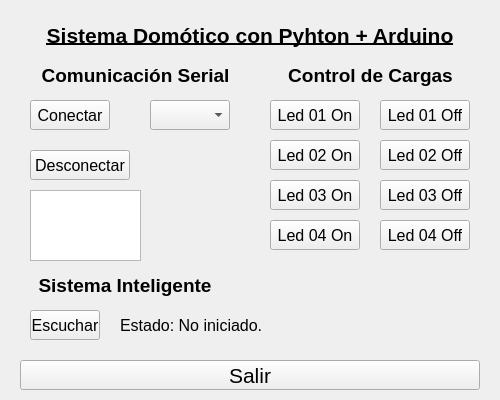
<?xml version="1.0" encoding="UTF-8"?>
<ui version="4.0">
 <class>SisDomArduino</class>
 <widget class="QWidget" name="SisDomArduino">
  <property name="geometry">
   <rect>
    <x>0</x>
    <y>0</y>
    <width>500</width>
    <height>400</height>
   </rect>
  </property>
  <property name="font">
   <font>
    <weight>50</weight>
    <bold>false</bold>
   </font>
  </property>
  <property name="windowTitle">
   <string notr="true">Sistema Domótico</string>
  </property>
  <property name="toolTip">
   <string notr="true"/>
  </property>
  <property name="statusTip">
   <string notr="true"/>
  </property>
  <property name="whatsThis">
   <string notr="true"/>
  </property>
  <property name="accessibleName">
   <string notr="true"/>
  </property>
  <property name="accessibleDescription">
   <string notr="true"/>
  </property>
  <property name="locale">
   <locale language="Spanish" country="Peru"/>
  </property>
  <property name="windowFilePath">
   <string notr="true"/>
  </property>
  <widget class="QPushButton" name="bConect">
   <property name="geometry">
    <rect>
     <x>30</x>
     <y>100</y>
     <width>80</width>
     <height>30</height>
    </rect>
   </property>
   <property name="font">
    <font>
     <pointsize>12</pointsize>
     <weight>50</weight>
     <bold>false</bold>
    </font>
   </property>
   <property name="toolTip">
    <string notr="true">Conectar</string>
   </property>
   <property name="statusTip">
    <string notr="true"/>
   </property>
   <property name="whatsThis">
    <string notr="true"/>
   </property>
   <property name="accessibleName">
    <string notr="true"/>
   </property>
   <property name="accessibleDescription">
    <string notr="true"/>
   </property>
   <property name="locale">
    <locale language="Spanish" country="Peru"/>
   </property>
   <property name="text">
    <string notr="true">Conectar</string>
   </property>
  </widget>
  <widget class="QPushButton" name="bLed1On">
   <property name="geometry">
    <rect>
     <x>270</x>
     <y>100</y>
     <width>90</width>
     <height>30</height>
    </rect>
   </property>
   <property name="font">
    <font>
     <family>Arial</family>
     <pointsize>12</pointsize>
     <weight>50</weight>
     <bold>false</bold>
    </font>
   </property>
   <property name="toolTip">
    <string notr="true">Encender Led 01</string>
   </property>
   <property name="statusTip">
    <string notr="true"/>
   </property>
   <property name="whatsThis">
    <string notr="true"/>
   </property>
   <property name="accessibleName">
    <string notr="true"/>
   </property>
   <property name="accessibleDescription">
    <string notr="true"/>
   </property>
   <property name="locale">
    <locale language="Spanish" country="Peru"/>
   </property>
   <property name="text">
    <string notr="true">Led 01 On</string>
   </property>
  </widget>
  <widget class="QPushButton" name="bEscuchar">
   <property name="geometry">
    <rect>
     <x>30</x>
     <y>310</y>
     <width>70</width>
     <height>30</height>
    </rect>
   </property>
   <property name="font">
    <font>
     <pointsize>12</pointsize>
     <weight>50</weight>
     <bold>false</bold>
    </font>
   </property>
   <property name="toolTip">
    <string notr="true">Activar micrófono</string>
   </property>
   <property name="statusTip">
    <string notr="true"/>
   </property>
   <property name="whatsThis">
    <string notr="true"/>
   </property>
   <property name="accessibleName">
    <string notr="true"/>
   </property>
   <property name="accessibleDescription">
    <string notr="true"/>
   </property>
   <property name="locale">
    <locale language="Spanish" country="Peru"/>
   </property>
   <property name="text">
    <string notr="true">Escuchar</string>
   </property>
  </widget>
  <widget class="QPushButton" name="bSalir">
   <property name="geometry">
    <rect>
     <x>20</x>
     <y>360</y>
     <width>460</width>
     <height>30</height>
    </rect>
   </property>
   <property name="font">
    <font>
     <pointsize>16</pointsize>
     <weight>50</weight>
     <bold>false</bold>
    </font>
   </property>
   <property name="toolTip">
    <string notr="true">Desconecta y Cierra la aplicación</string>
   </property>
   <property name="statusTip">
    <string notr="true"/>
   </property>
   <property name="whatsThis">
    <string notr="true"/>
   </property>
   <property name="accessibleName">
    <string notr="true"/>
   </property>
   <property name="accessibleDescription">
    <string notr="true"/>
   </property>
   <property name="locale">
    <locale language="Spanish" country="Peru"/>
   </property>
   <property name="text">
    <string notr="true">Salir</string>
   </property>
   <property name="shortcut">
    <string>Ctrl+W</string>
   </property>
  </widget>
  <widget class="QLabel" name="titulo01">
   <property name="geometry">
    <rect>
     <x>40</x>
     <y>20</y>
     <width>420</width>
     <height>30</height>
    </rect>
   </property>
   <property name="font">
    <font>
     <family>Arial</family>
     <pointsize>16</pointsize>
     <weight>75</weight>
     <bold>true</bold>
     <underline>true</underline>
    </font>
   </property>
   <property name="toolTip">
    <string notr="true"/>
   </property>
   <property name="whatsThis">
    <string notr="true"/>
   </property>
   <property name="accessibleName">
    <string notr="true"/>
   </property>
   <property name="accessibleDescription">
    <string notr="true"/>
   </property>
   <property name="locale">
    <locale language="Spanish" country="Peru"/>
   </property>
   <property name="text">
    <string notr="true">Sistema Domótico con Pyhton + Arduino</string>
   </property>
   <property name="alignment">
    <set>Qt::AlignCenter</set>
   </property>
  </widget>
  <widget class="QLabel" name="titulo02">
   <property name="geometry">
    <rect>
     <x>30</x>
     <y>60</y>
     <width>211</width>
     <height>30</height>
    </rect>
   </property>
   <property name="font">
    <font>
     <family>Arial</family>
     <pointsize>14</pointsize>
     <weight>75</weight>
     <bold>true</bold>
     <underline>false</underline>
    </font>
   </property>
   <property name="toolTip">
    <string notr="true"/>
   </property>
   <property name="whatsThis">
    <string notr="true"/>
   </property>
   <property name="accessibleName">
    <string notr="true"/>
   </property>
   <property name="accessibleDescription">
    <string notr="true"/>
   </property>
   <property name="locale">
    <locale language="Spanish" country="Peru"/>
   </property>
   <property name="text">
    <string notr="true">Comunicación Serial</string>
   </property>
   <property name="alignment">
    <set>Qt::AlignCenter</set>
   </property>
  </widget>
  <widget class="QComboBox" name="listaPuertos">
   <property name="geometry">
    <rect>
     <x>150</x>
     <y>100</y>
     <width>80</width>
     <height>30</height>
    </rect>
   </property>
   <property name="font">
    <font>
     <family>Arial</family>
     <pointsize>12</pointsize>
     <weight>50</weight>
     <bold>false</bold>
    </font>
   </property>
   <property name="toolTip">
    <string notr="true">Selecciona el Puerto Serial a usar.</string>
   </property>
   <property name="statusTip">
    <string notr="true"/>
   </property>
   <property name="whatsThis">
    <string notr="true"/>
   </property>
   <property name="accessibleName">
    <string notr="true"/>
   </property>
   <property name="accessibleDescription">
    <string notr="true"/>
   </property>
   <property name="currentText">
    <string notr="true">Puerto</string>
   </property>
   <property name="placeholderText">
    <string notr="true">Puerto</string>
   </property>
  </widget>
  <widget class="QLabel" name="titulo03">
   <property name="geometry">
    <rect>
     <x>270</x>
     <y>60</y>
     <width>201</width>
     <height>30</height>
    </rect>
   </property>
   <property name="font">
    <font>
     <family>Arial</family>
     <pointsize>14</pointsize>
     <weight>75</weight>
     <bold>true</bold>
     <underline>false</underline>
    </font>
   </property>
   <property name="toolTip">
    <string notr="true"/>
   </property>
   <property name="whatsThis">
    <string notr="true"/>
   </property>
   <property name="accessibleName">
    <string notr="true"/>
   </property>
   <property name="accessibleDescription">
    <string notr="true"/>
   </property>
   <property name="locale">
    <locale language="Spanish" country="Peru"/>
   </property>
   <property name="text">
    <string notr="true">Control de Cargas</string>
   </property>
   <property name="alignment">
    <set>Qt::AlignCenter</set>
   </property>
  </widget>
  <widget class="QPushButton" name="bDesconect">
   <property name="geometry">
    <rect>
     <x>30</x>
     <y>150</y>
     <width>100</width>
     <height>30</height>
    </rect>
   </property>
   <property name="font">
    <font>
     <pointsize>12</pointsize>
     <weight>50</weight>
     <bold>false</bold>
    </font>
   </property>
   <property name="toolTip">
    <string notr="true">Desconectar</string>
   </property>
   <property name="statusTip">
    <string notr="true"/>
   </property>
   <property name="whatsThis">
    <string notr="true"/>
   </property>
   <property name="accessibleName">
    <string notr="true"/>
   </property>
   <property name="accessibleDescription">
    <string notr="true"/>
   </property>
   <property name="locale">
    <locale language="Spanish" country="Peru"/>
   </property>
   <property name="text">
    <string notr="true">Desconectar</string>
   </property>
  </widget>
  <widget class="QLabel" name="titulo04">
   <property name="geometry">
    <rect>
     <x>30</x>
     <y>270</y>
     <width>190</width>
     <height>30</height>
    </rect>
   </property>
   <property name="font">
    <font>
     <family>Arial</family>
     <pointsize>14</pointsize>
     <weight>75</weight>
     <bold>true</bold>
     <underline>false</underline>
    </font>
   </property>
   <property name="toolTip">
    <string notr="true"/>
   </property>
   <property name="whatsThis">
    <string notr="true"/>
   </property>
   <property name="accessibleName">
    <string notr="true"/>
   </property>
   <property name="accessibleDescription">
    <string notr="true"/>
   </property>
   <property name="locale">
    <locale language="Spanish" country="Peru"/>
   </property>
   <property name="text">
    <string notr="true">Sistema Inteligente</string>
   </property>
   <property name="alignment">
    <set>Qt::AlignCenter</set>
   </property>
  </widget>
  <widget class="QPushButton" name="bLed1Off">
   <property name="geometry">
    <rect>
     <x>380</x>
     <y>100</y>
     <width>90</width>
     <height>30</height>
    </rect>
   </property>
   <property name="font">
    <font>
     <family>Arial</family>
     <pointsize>12</pointsize>
     <weight>50</weight>
     <bold>false</bold>
    </font>
   </property>
   <property name="toolTip">
    <string notr="true">Apagar Led 01</string>
   </property>
   <property name="statusTip">
    <string notr="true"/>
   </property>
   <property name="whatsThis">
    <string notr="true"/>
   </property>
   <property name="accessibleName">
    <string notr="true"/>
   </property>
   <property name="accessibleDescription">
    <string notr="true"/>
   </property>
   <property name="locale">
    <locale language="Spanish" country="Peru"/>
   </property>
   <property name="text">
    <string notr="true">Led 01 Off</string>
   </property>
  </widget>
  <widget class="QLabel" name="txt1">
   <property name="geometry">
    <rect>
     <x>120</x>
     <y>310</y>
     <width>150</width>
     <height>30</height>
    </rect>
   </property>
   <property name="font">
    <font>
     <family>Arial</family>
     <pointsize>12</pointsize>
     <weight>50</weight>
     <bold>false</bold>
     <underline>false</underline>
    </font>
   </property>
   <property name="toolTip">
    <string notr="true"/>
   </property>
   <property name="whatsThis">
    <string notr="true"/>
   </property>
   <property name="accessibleName">
    <string notr="true"/>
   </property>
   <property name="accessibleDescription">
    <string notr="true"/>
   </property>
   <property name="locale">
    <locale language="Spanish" country="Peru"/>
   </property>
   <property name="text">
    <string notr="true">Estado: No iniciado.</string>
   </property>
   <property name="alignment">
    <set>Qt::AlignLeading|Qt::AlignLeft|Qt::AlignVCenter</set>
   </property>
  </widget>
  <widget class="QPushButton" name="bLed2On">
   <property name="geometry">
    <rect>
     <x>270</x>
     <y>140</y>
     <width>90</width>
     <height>30</height>
    </rect>
   </property>
   <property name="font">
    <font>
     <family>Arial</family>
     <pointsize>12</pointsize>
     <weight>50</weight>
     <bold>false</bold>
    </font>
   </property>
   <property name="toolTip">
    <string notr="true">Encender Led 02</string>
   </property>
   <property name="statusTip">
    <string notr="true"/>
   </property>
   <property name="whatsThis">
    <string notr="true"/>
   </property>
   <property name="accessibleName">
    <string notr="true"/>
   </property>
   <property name="accessibleDescription">
    <string notr="true"/>
   </property>
   <property name="locale">
    <locale language="Spanish" country="Peru"/>
   </property>
   <property name="text">
    <string notr="true">Led 02 On</string>
   </property>
  </widget>
  <widget class="QPushButton" name="bLed2Off">
   <property name="geometry">
    <rect>
     <x>380</x>
     <y>140</y>
     <width>90</width>
     <height>30</height>
    </rect>
   </property>
   <property name="font">
    <font>
     <family>Arial</family>
     <pointsize>12</pointsize>
     <weight>50</weight>
     <bold>false</bold>
    </font>
   </property>
   <property name="toolTip">
    <string notr="true">Apagar Led 02</string>
   </property>
   <property name="statusTip">
    <string notr="true"/>
   </property>
   <property name="whatsThis">
    <string notr="true"/>
   </property>
   <property name="accessibleName">
    <string notr="true"/>
   </property>
   <property name="accessibleDescription">
    <string notr="true"/>
   </property>
   <property name="locale">
    <locale language="Spanish" country="Peru"/>
   </property>
   <property name="text">
    <string notr="true">Led 02 Off</string>
   </property>
  </widget>
  <widget class="QPushButton" name="bLed3On">
   <property name="geometry">
    <rect>
     <x>270</x>
     <y>180</y>
     <width>90</width>
     <height>30</height>
    </rect>
   </property>
   <property name="font">
    <font>
     <family>Arial</family>
     <pointsize>12</pointsize>
     <weight>50</weight>
     <bold>false</bold>
    </font>
   </property>
   <property name="toolTip">
    <string notr="true">Encender Led 03</string>
   </property>
   <property name="statusTip">
    <string notr="true"/>
   </property>
   <property name="whatsThis">
    <string notr="true"/>
   </property>
   <property name="accessibleName">
    <string notr="true"/>
   </property>
   <property name="accessibleDescription">
    <string notr="true"/>
   </property>
   <property name="locale">
    <locale language="Spanish" country="Peru"/>
   </property>
   <property name="text">
    <string notr="true">Led 03 On</string>
   </property>
  </widget>
  <widget class="QPushButton" name="bLed4On">
   <property name="geometry">
    <rect>
     <x>270</x>
     <y>220</y>
     <width>90</width>
     <height>30</height>
    </rect>
   </property>
   <property name="font">
    <font>
     <family>Arial</family>
     <pointsize>12</pointsize>
     <weight>50</weight>
     <bold>false</bold>
    </font>
   </property>
   <property name="toolTip">
    <string notr="true">Encender Led 04</string>
   </property>
   <property name="statusTip">
    <string notr="true"/>
   </property>
   <property name="whatsThis">
    <string notr="true"/>
   </property>
   <property name="accessibleName">
    <string notr="true"/>
   </property>
   <property name="accessibleDescription">
    <string notr="true"/>
   </property>
   <property name="locale">
    <locale language="Spanish" country="Peru"/>
   </property>
   <property name="text">
    <string notr="true">Led 04 On</string>
   </property>
  </widget>
  <widget class="QPushButton" name="bLed4Off">
   <property name="geometry">
    <rect>
     <x>380</x>
     <y>220</y>
     <width>90</width>
     <height>30</height>
    </rect>
   </property>
   <property name="font">
    <font>
     <family>Arial</family>
     <pointsize>12</pointsize>
     <weight>50</weight>
     <bold>false</bold>
    </font>
   </property>
   <property name="toolTip">
    <string notr="true">Apagar Led 04</string>
   </property>
   <property name="statusTip">
    <string notr="true"/>
   </property>
   <property name="whatsThis">
    <string notr="true"/>
   </property>
   <property name="accessibleName">
    <string notr="true"/>
   </property>
   <property name="accessibleDescription">
    <string notr="true"/>
   </property>
   <property name="locale">
    <locale language="Spanish" country="Peru"/>
   </property>
   <property name="text">
    <string notr="true">Led 04 Off</string>
   </property>
  </widget>
  <widget class="QPushButton" name="bLed3Off">
   <property name="geometry">
    <rect>
     <x>380</x>
     <y>180</y>
     <width>90</width>
     <height>30</height>
    </rect>
   </property>
   <property name="font">
    <font>
     <family>Arial</family>
     <pointsize>12</pointsize>
     <weight>50</weight>
     <bold>false</bold>
    </font>
   </property>
   <property name="toolTip">
    <string notr="true">Apagar Led 03</string>
   </property>
   <property name="statusTip">
    <string notr="true"/>
   </property>
   <property name="whatsThis">
    <string notr="true"/>
   </property>
   <property name="accessibleName">
    <string notr="true"/>
   </property>
   <property name="accessibleDescription">
    <string notr="true"/>
   </property>
   <property name="locale">
    <locale language="Spanish" country="Peru"/>
   </property>
   <property name="text">
    <string notr="true">Led 03 Off</string>
   </property>
  </widget>
  <widget class="QGraphicsView" name="graphicsView">
   <property name="geometry">
    <rect>
     <x>30</x>
     <y>190</y>
     <width>111</width>
     <height>71</height>
    </rect>
   </property>
   <property name="toolTip">
    <string notr="true"/>
   </property>
   <property name="statusTip">
    <string notr="true"/>
   </property>
   <property name="whatsThis">
    <string notr="true"/>
   </property>
   <property name="accessibleName">
    <string notr="true"/>
   </property>
   <property name="accessibleDescription">
    <string notr="true"/>
   </property>
   <property name="locale">
    <locale language="Spanish" country="Peru"/>
   </property>
   <property name="interactive">
    <bool>false</bool>
   </property>
  </widget>
 </widget>
 <tabstops>
  <tabstop>bConect</tabstop>
  <tabstop>bDesconect</tabstop>
  <tabstop>listaPuertos</tabstop>
  <tabstop>bEscuchar</tabstop>
  <tabstop>bLed1On</tabstop>
  <tabstop>bLed1Off</tabstop>
  <tabstop>bLed2On</tabstop>
  <tabstop>bLed2Off</tabstop>
  <tabstop>bLed3On</tabstop>
  <tabstop>bLed3Off</tabstop>
  <tabstop>bLed4On</tabstop>
  <tabstop>bLed4Off</tabstop>
  <tabstop>bSalir</tabstop>
  <tabstop>graphicsView</tabstop>
 </tabstops>
 <resources/>
 <connections>
  <connection>
   <sender>bSalir</sender>
   <signal>clicked()</signal>
   <receiver>SisDomArduino</receiver>
   <slot>close()</slot>
   <hints>
    <hint type="sourcelabel">
     <x>464</x>
     <y>378</y>
    </hint>
    <hint type="destinationlabel">
     <x>492</x>
     <y>376</y>
    </hint>
   </hints>
  </connection>
 </connections>
</ui>
